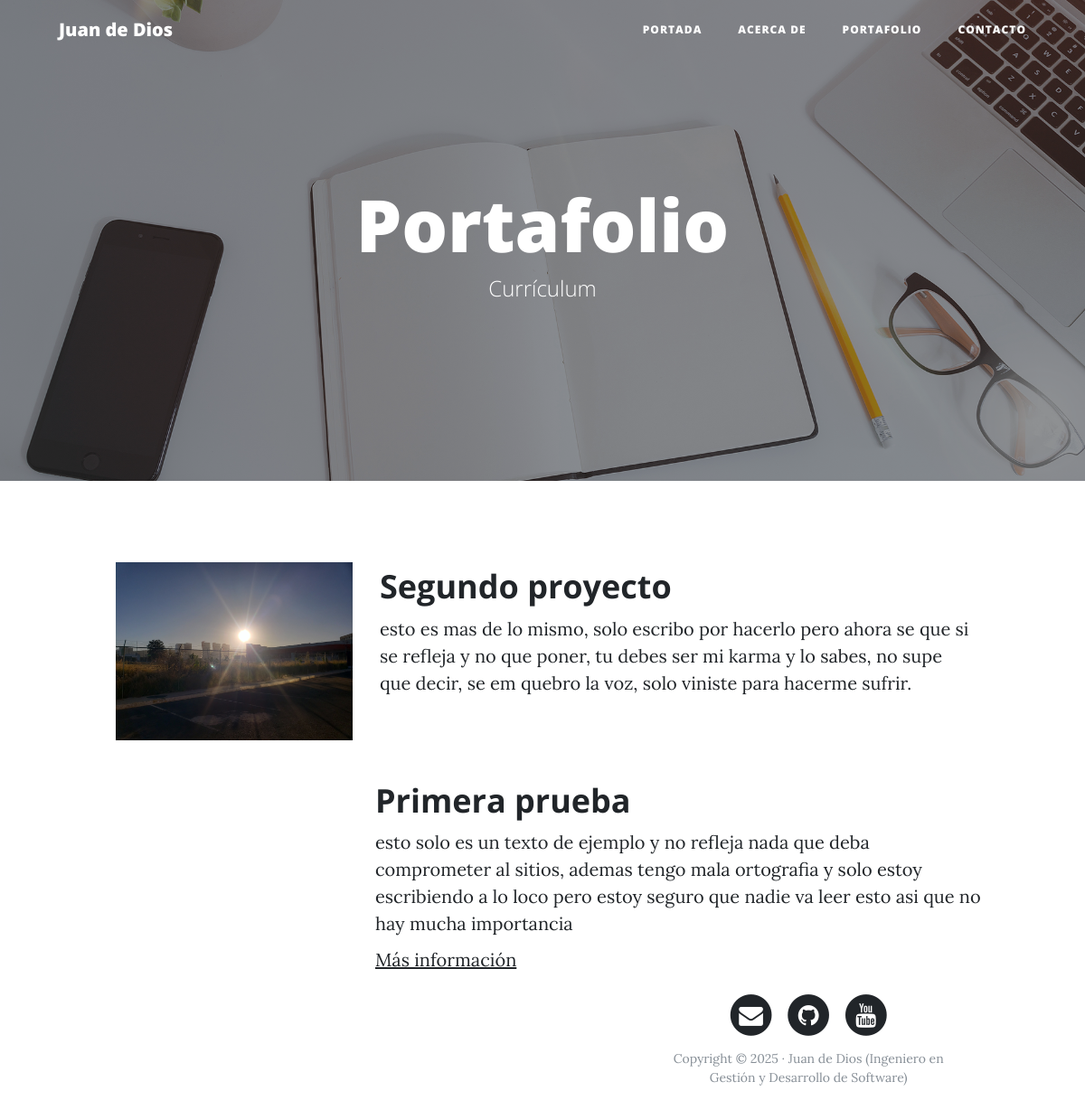
The app's page /Portafolio/ with its own data.
### portafolio/models.py (models this page shows, shortened)
class Project(models.Model):
    title= models.CharField(max_length=200, verbose_name="Titulo")
    description=models.TextField(verbose_name="Descripcion")
    image=models.ImageField(verbose_name="Imagen",upload_to='projects')
    link=models.URLField(verbose_name="Dirección Web",null=True,blank=True)
    created=models.DateField(auto_now_add=True, verbose_name="Fecha creada")
    update=models.DateField( auto_now=True, verbose_name="Fecha actualizada")
    class Meta:
        verbose_name="Proyecto"
        verbose_name_plural="Proyectos"
        ordering=["-created"]

### portafolio/views.py (the view)
# urls.py: path('Portafolio/',portafolio_views.Portafolio, name='Portada'),
def Portafolio(request):
    projects= Project.objects.all()
    return render(request,'portafolio/Portafolio.html', {'projects':projects})

### portafolio/templates/portafolio/Portafolio.html (shortened to what this page needs)
{% extends "home.html" %}
{%block headers%}
<h1>Portafolio</h1>
<span class="subheading">Currículum</span>
{%endblock%}
{% block content%}
    {%for project in projects%}
        <div class="row project">
        <div class="col-lg-3 col-md-4 offset-lg-1">
            <img class="img-fluid" src="{{project.image.url}}" alt="">
        </div>
        <div class="col-lg-7 col-md-8">
            <h2 class="section-heading title">{{project.title}}</h2>
        <p>{{project.description}}</p>
        {%if project.link%}
            <p><a href="{{project.link}}">Más información</a></p>
        {%endif%}
        </div>
    {% endfor %}
    <br>
{%endblock%}
{%block background%}{%load static%}{% static 'img/portfolio-bg.jpg'%}{%endblock%}

### records on screen
Project: image (picture), title "Segundo proyecto", description "esto es mas de lo mismo, solo escribo por hacerlo pero ahora se que si se refleja y no que poner, tu debes ser mi karma y lo sabes, no supe que decir, se em quebro la voz, solo viniste para hacerme sufrir."
Project: title "Primera prueba", description "esto solo es un texto de ejemplo y no refleja nada que deba comprometer al sitios, ademas tengo mala ortografia y solo estoy escribiendo a lo loco pero estoy seguro que nadie va leer esto asi que no hay mucha importancia"
